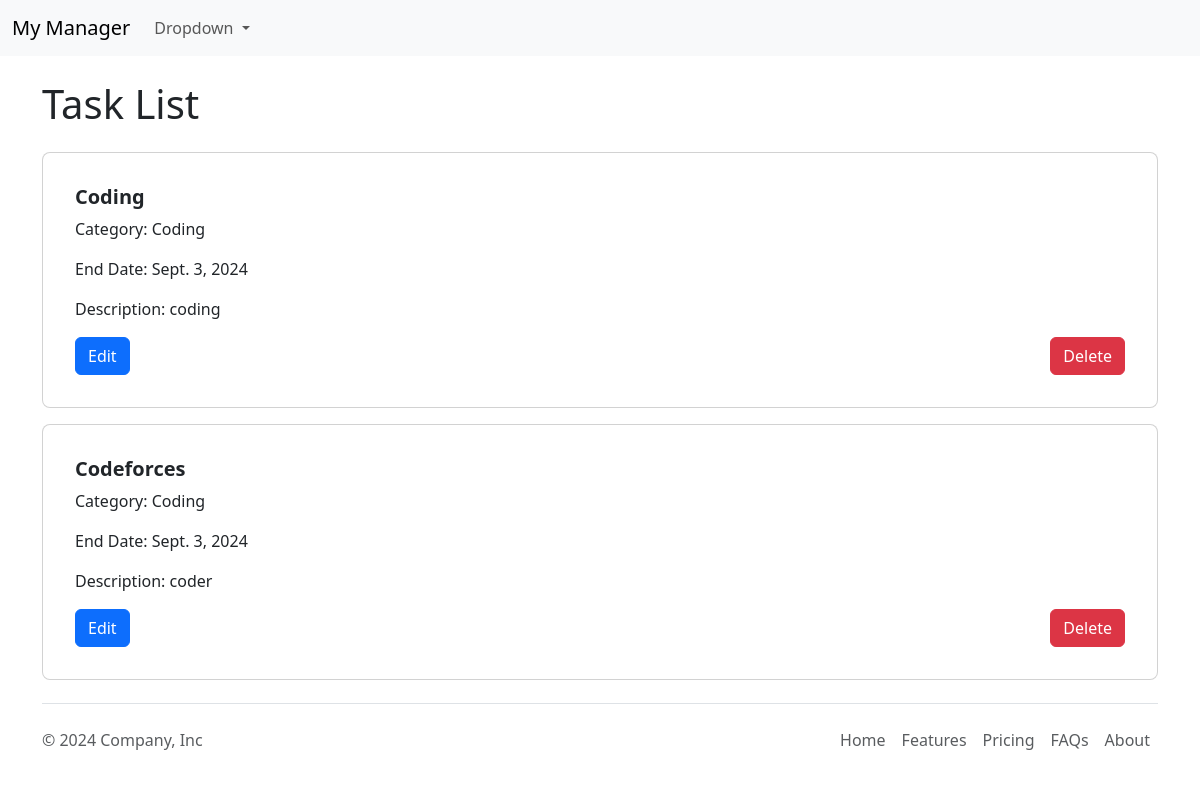
Before: / with the older database file.
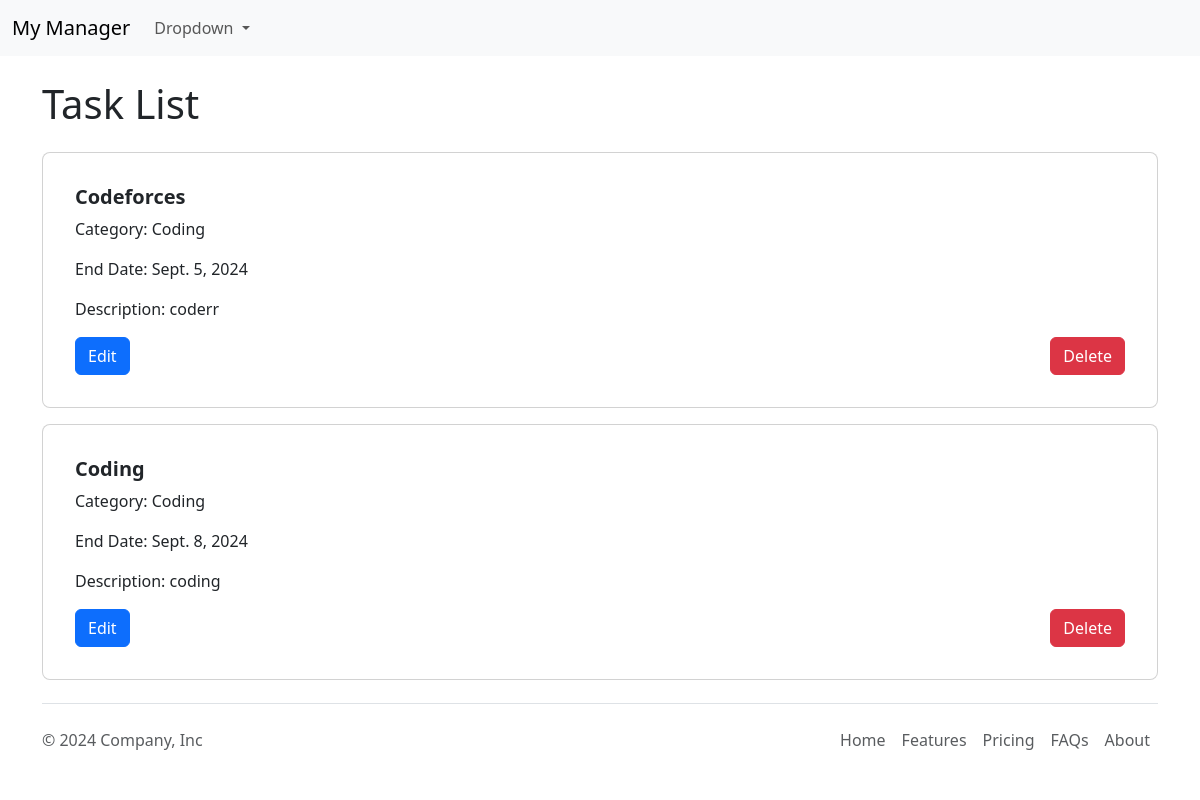
After: the same page with the newer database file.
### Todo/models.py (models this page shows, shortened)
class Task(models.Model):
    STATUS_CHOICES = [
        ('PENDING', 'PENDING'),
        ('IN PROGRESS', 'IN PROGRESS'),
        ('COMPLETED', 'COMPLETED'),
    ]
    title = models.CharField(max_length=100)
    description = models.TextField(null=True, blank=True)
    status = models.CharField(max_length=11, choices=STATUS_CHOICES, default='PENDING')
    priority = models.IntegerField(null=True, blank=True, validators=[MinValueValidator(1), MaxValueValidator(10)])
    end_date = models.DateField(null=True, blank=True)
    created_at = models.DateTimeField(auto_now_add=True)
    updated_at = models.DateTimeField(auto_now=True)
    category = models.ForeignKey(Category, on_delete=models.CASCADE)

class Category(models.Model):
    name = models.CharField(max_length=100, unique=True)
    description = models.TextField(null=True, blank=True)

### Todo/views.py (the view)
# urls.py: path('', index, name='index'),
def index(request):
    tasks = Task.objects.all().order_by('end_date')
    categories = Category.objects.all()
    contex = {
        'tasks': tasks,
        'categories': categories
    }
    return render(request, 'Todo/index.html', contex)

### templates/Todo/index.html (shortened to what this page needs)
{% extends 'Todo/component/base.html' %}
{% block content %}
<div class="container mt-4">
    <h1 class="mb-4">Task List</h1>
    <ul class="list-unstyled">
        {% for task in tasks %}
            <li class="card mb-3 p-3" style="border-radius: 8px;">
                <div class="card-body">
                    <h5 class="card-title"><strong>{{ task.title }}</strong></h5>
                    <p class="card-text">Category: {{ task.category.name }}</p>
                    <p class="card-text">End Date: {{ task.end_date }}</p>
                    <p class="card-text">Description: {{ task.description }}</p>
                    <div class="d-flex justify-content-between">
                        <a href="{% url 'update_task' task.id %}" class="btn btn-primary">Edit</a>
                        <form action="{% url 'delete_task' task.id %}" method="post" style="display:inline;">
                            <button type="submit" class="btn btn-danger">Delete</button>
                        </form>
                    </div>
                </div>
            </li>
        {% empty %}
            <li>No tasks available.</li>
        {% endfor %}
    </ul>
</div>
{% endblock %}

### templates/Todo/component/base.html (shortened to what this page needs)
<!DOCTYPE html>
<html lang="en">
<head>
    <link rel="stylesheet" href="https://cdn.jsdelivr.net/npm/bootstrap@5.3.2/dist/css/bootstrap.min.css">
</head>
<body>
      {% include "Todo/component/nav.html" %}
          {% block content %}
          {% endblock %}
      {% include "Todo/component/footer.html" %}
</body>
</html>

### templates/Todo/component/nav.html (shortened to what this page needs)
<nav class="navbar navbar-expand-lg bg-body-tertiary">
    <div class="container-fluid">
      <a class="navbar-brand" href="#">My Manager</a>
      <div class="collapse navbar-collapse" id="navbarSupportedContent">
        <ul class="navbar-nav me-auto mb-2 mb-lg-0">
          <li class="nav-item dropdown">
            <a class="nav-link dropdown-toggle" href="#" role="button" data-bs-toggle="dropdown" aria-expanded="false">
              Dropdown
            </a>
          </li>
        </ul>
      </div>
    </div>
</nav>

### templates/Todo/component/footer.html
<div class="position-fixed bottom-0 wd ">
    <div class="container">
    <footer class="d-flex flex-wrap justify-content-between align-items-center py-3 my-4 border-top">
        <p class="col-md-4 mb-0 text-body-secondary">&copy; 2024 Company, Inc</p>
        <a href="/" class="col-md-4 d-flex align-items-center justify-content-center mb-3 mb-md-0 me-md-auto link-body-emphasis text-decoration-none">
            <svg class="bi me-2" width="40" height="32"><use xlink:href="#bootstrap"/></svg>
        </a>
        <ul class="nav col-md-4 justify-content-end">
            <li class="nav-item"><a href="#" class="nav-link px-2 text-body-secondary">Home</a></li>
            <li class="nav-item"><a href="#" class="nav-link px-2 text-body-secondary">Features</a></li>
            <li class="nav-item"><a href="#" class="nav-link px-2 text-body-secondary">Pricing</a></li>
            <li class="nav-item"><a href="#" class="nav-link px-2 text-body-secondary">FAQs</a></li>
            <li class="nav-item"><a href="#" class="nav-link px-2 text-body-secondary">About</a></li>
        </ul>
    </footer>
  </div>
</div>

### templates/Todo/component/base.html (style rules this page uses)
.wd { width:100%; }

Changed rows visible on the page:
changed Task "Codeforces": end_date "Sept. 3, 2024" → "Sept. 5, 2024"; description "coder" → "coderr"; moves up the list
changed Task "coding": end_date "Sept. 3, 2024" → "Sept. 8, 2024"
